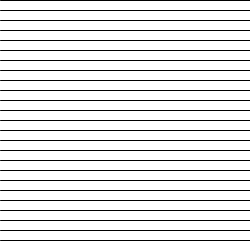
Frame 1 (no input)
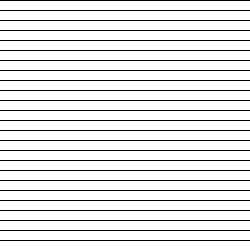
Frame 60 (the mouse pressed at the canvas centre just before this capture)
Frame 120 (the mouse held since frame 60 and released just before this capture): identical to frame 60, image omitted

The Processing sketch that drew these frames (run headless with seeded random() and noise(); from frame 60 on, the mouse is pressed at the canvas centre):

// Processing sketch: processing_183757
// ── processing_183757.pde

void setup() {
  size (250, 250);
  background(255);
}

void draw() {
  for (int i=0; i< 250; i=i+10) { 

    line(0, i, width, i);
   
  }
}
